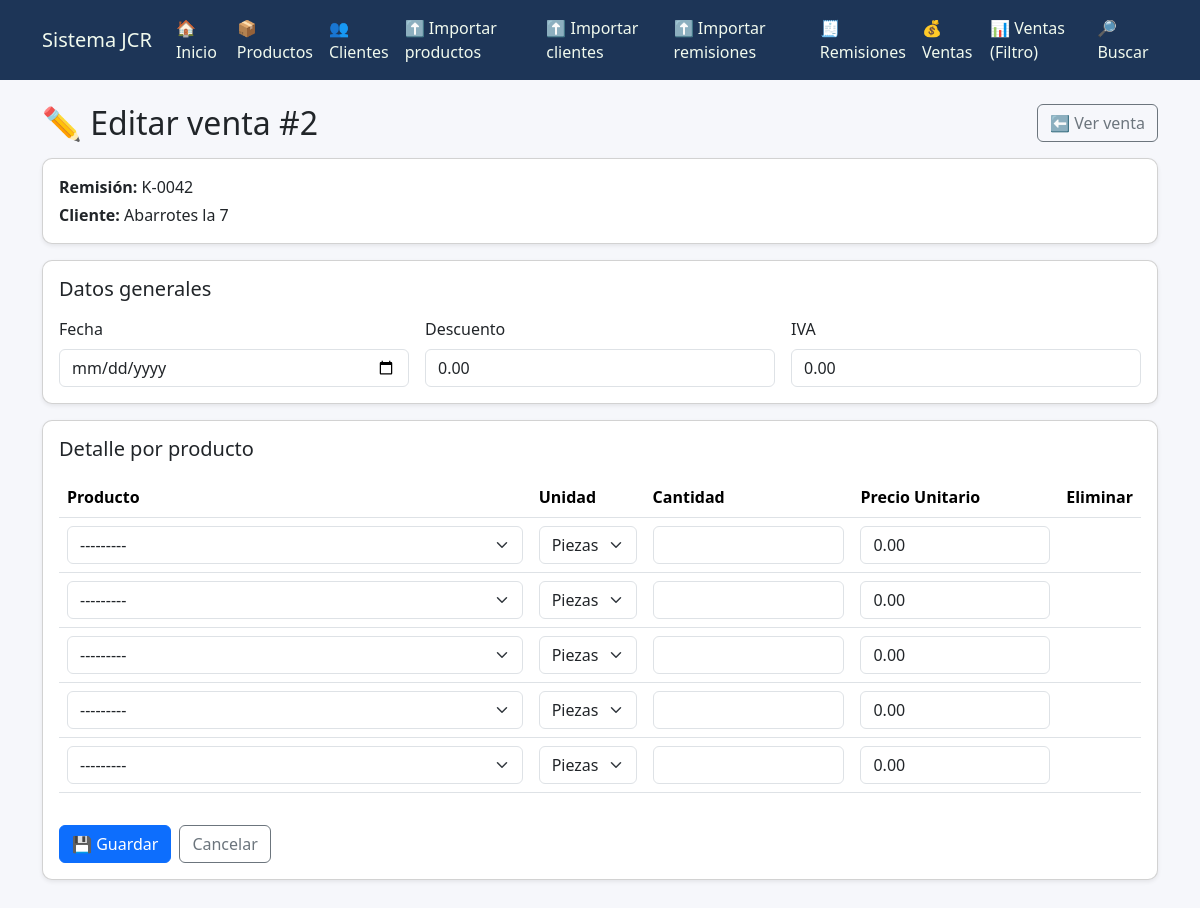
The page /ventas/2/editar/ on the database its author committed.
### sistema/models.py (models this page shows, shortened)
class Venta(models.Model):
    remision = models.OneToOneField(
        Remision,
        on_delete=models.PROTECT,
        related_name="venta",
        help_text="Una remisión tiene a lo más una venta asociada."
    )
    fecha = models.DateField(db_index=True)
    subtotal = models.DecimalField(max_digits=12, decimal_places=2, default=Decimal("0.00"))
    total = models.DecimalField(max_digits=12, decimal_places=2, default=Decimal("0.00"))
    descuento = models.DecimalField(max_digits=12, decimal_places=2, default=Decimal("0.00"))
    iva = models.DecimalField(max_digits=12, decimal_places=2, default=Decimal("0.00"))
    created_at = models.DateTimeField(auto_now_add=True)
    updated_at = models.DateTimeField(auto_now=True)
    class Meta:
        ordering = ["-fecha", "-id"]

class Remision(models.Model):
    folio = models.CharField(max_length=50, db_index=True)
    cliente = models.ForeignKey(
        "sistema.Cliente",  # ajusta si tu modelo está en otra app o con otro nombre
        on_delete=models.PROTECT,
        related_name="remisiones",
    )
    fecha = models.DateField(db_index=True)
    imagen = models.ImageField(
        upload_to="remisiones/%Y/%m/",
        null=True,
        blank=True,
        help_text="Foto/escaneo de la remisión en papel."
    )
    observaciones = models.TextField(blank=True, default="")
    created_at = models.DateTimeField(auto_now_add=True)
    updated_at = models.DateTimeField(auto_now=True)
    class Meta:
        constraints = [
            models.UniqueConstraint(
                fields=["cliente", "folio"],
                name="uniq_remision_folio_por_cliente",
            )
        ]
        ordering = ["-fecha", "-id"]

class Cliente(models.Model):
    numero = models.IntegerField()
    proveedor = models.CharField(max_length=50)
    comercio = models.CharField(max_length=255)
    contacto = models.CharField(max_length=255, blank=True)
    direccion = models.CharField(max_length=255, blank=True)
    telefono = models.CharField(max_length=100, blank=True)
    referencia = models.CharField(max_length=255, blank=True)

### sistema/views.py (the view)
# urls.py: path("ventas/<int:pk>/editar/", views.venta_edit, name="venta_edit"),
@transaction.atomic
def venta_edit(request, pk):
    venta = get_object_or_404(Venta.objects.select_related("remision", "remision__cliente"), pk=pk)
    if request.method == "POST":
        form = VentaForm(request.POST, instance=venta)
        formset = DetalleVentaFormSet(request.POST, instance=venta)
        if form.is_valid() and formset.is_valid():
            form.save()
            formset.save()
            venta.recalcular_totales(commit=True)
            messages.success(request, "Venta actualizada correctamente.")
            return redirect("sistema:venta_detail", pk=venta.pk)
    else:
        form = VentaForm(instance=venta)
        formset = DetalleVentaFormSet(instance=venta)
    return render(request, "sistema/venta_edit.html", {"venta": venta, "form": form, "formset": formset})

### sistema/forms.py
class VentaForm(forms.ModelForm):
    class Meta:
        model = Venta
        fields = ["fecha", "descuento", "iva"]
        widgets = {
            "fecha": forms.DateInput(attrs={"type": "date", "class": "form-control"}),
            "descuento": forms.NumberInput(attrs={"class": "form-control", "step": "0.01"}),
            "iva": forms.NumberInput(attrs={"class": "form-control", "step": "0.01"}),
        }

### sistema/models.py (called while the page is built)
    def __str__(self):
        return f"{self.codigo} - {self.descripcion}"

### sistema/templates/sistema/venta_edit.html (shortened to what this page needs)
{% extends "sistema/base.html" %} {% block content %}
<div class="d-flex justify-content-between align-items-center mb-3">
  <h2 class="mb-0">✏️ Editar venta #{{ venta.id }}</h2>
  <a class="btn btn-outline-secondary" href="/ventas/{{ venta.id }}/"
    >⬅️ Ver venta</a
  >
</div>
<div class="card shadow-sm mb-3">
  <div class="card-body">
    <p class="mb-1"><strong>Remisión:</strong> {{ venta.remision.folio }}</p>
    <p class="mb-0">
      <strong>Cliente:</strong> {{ venta.remision.cliente.comercio }}
    </p>
  </div>
</div>
<form method="POST">
  <div class="card shadow-sm mb-3">
    <div class="card-body">
      <h5 class="mb-3">Datos generales</h5>
      <div class="row g-3">
        <div class="col-md-4">
          <label class="form-label">Fecha</label>
          {{ form.fecha }}
        </div>
        <div class="col-md-4">
          <label class="form-label">Descuento</label>
          {{ form.descuento }}
        </div>
        <div class="col-md-4">
          <label class="form-label">IVA</label>
          {{ form.iva }}
        </div>
      </div>
    </div>
  </div>
  <div class="card shadow-sm">
    <div class="card-body">
      <h5 class="mb-3">Detalle por producto</h5>
      <div class="table-responsive">
        <table class="table align-middle">
          <thead>
            <tr>
              <th>Producto</th>
              <th>Unidad</th>
              <th>Cantidad</th>
              <th>Precio Unitario</th>
              <th>Eliminar</th>
            </tr>
          </thead>
          <tbody>
            {% for f in formset %}
            <tr>
              <td>{{ f.producto }}</td>
              <td>{{ f.unidad }}</td>
              <td>{{ f.cantidad }}</td>
              <td>{{ f.precio_unitario }}</td>
              <td class="text-center">
              </td>
            </tr>
             {% endfor %}
          </tbody>
        </table>
      </div>
      <div class="d-flex gap-2 mt-3">
        <button class="btn btn-primary" type="submit">💾 Guardar</button>
        <a class="btn btn-outline-secondary" href="/ventas/{{ venta.id }}/"
          >Cancelar</a
        >
      </div>
    </div>
  </div>
</form>
{% endblock %}

### sistema/templates/sistema/base.html (style rules this page uses)
body { background-color: #f6f7fb; }
.card { border-radius: 10px; }

### rows shown on the page
Venta: id "2", remision.folio "K-0042", remision.cliente.comercio "Abarrotes la 7", descuento "0.00", iva "0.00"
